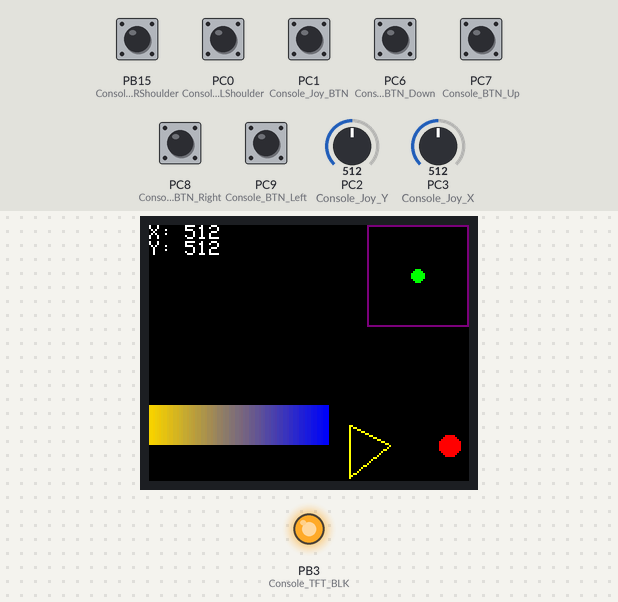
The program below on a simulated STM32 Black Pill. Parts: 160×128 colour display, output pins drawn as LEDs (lit = HIGH). The inputs (shaded band) are chosen by the test bench; at power-on: PB15 (Console_BTN_RShoulder), PC0 (Console_BTN_LShoulder), PC1 (Console_Joy_BTN), PC6 (Console_BTN_Down), PC7 (Console_BTN_Up), PC8 (Console_BTN_Right), PC9 (Console_BTN_Left) HIGH, PC2 (Console_Joy_Y) = 512, PC3 (Console_Joy_X) = 512.

Above: at 1.4 s.
1.5 s: PB15 (Console_BTN_RShoulder) pulled LOW for 0.15 s
At 1.58 s:
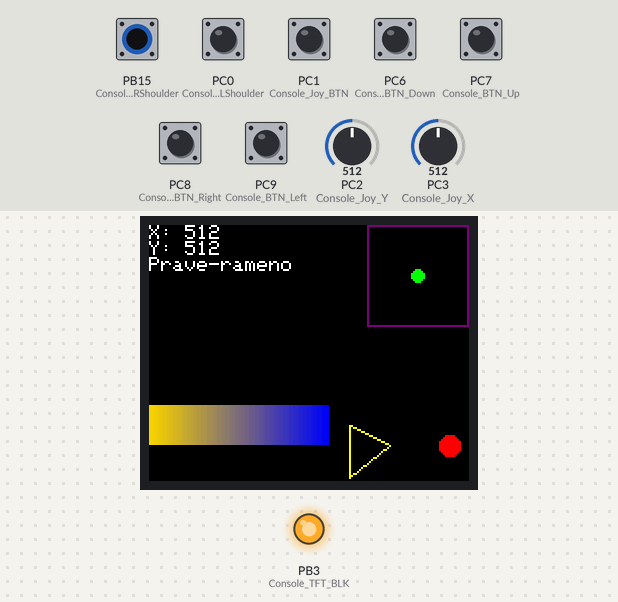
3.1 s: PC0 (Console_BTN_LShoulder) pulled LOW for 0.15 s
At 3.24 s:
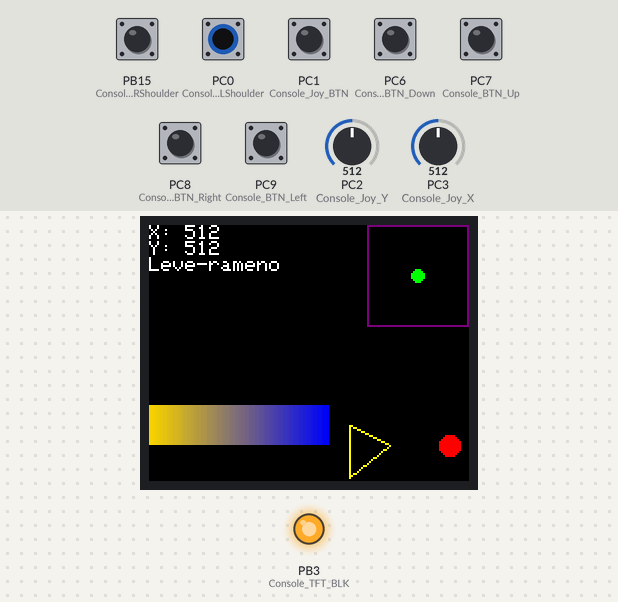
4.8 s: PC1 (Console_Joy_BTN) pulled LOW for 0.15 s
At 4.89 s:
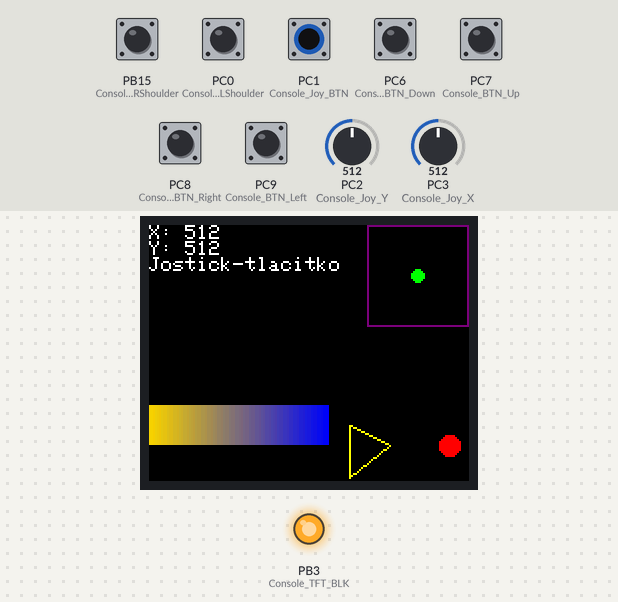
6.4 s: PC6 (Console_BTN_Down) pulled LOW for 0.15 s
At 6.55 s:
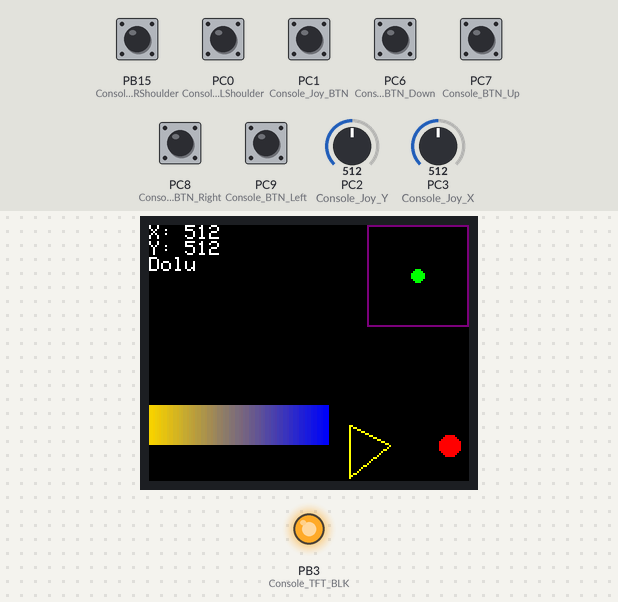
8.1 s: PC7 (Console_BTN_Up) pulled LOW for 0.15 s
At 8.2 s:
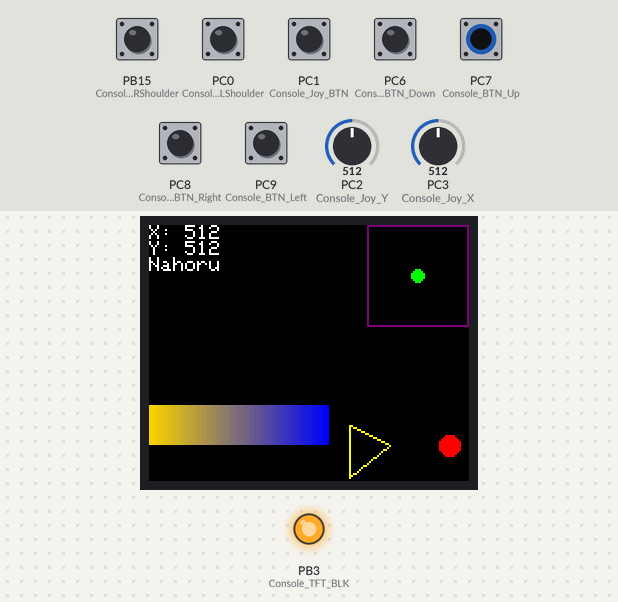
9.7 s: PC8 (Console_BTN_Right) pulled LOW for 0.15 s
At 9.79 s:
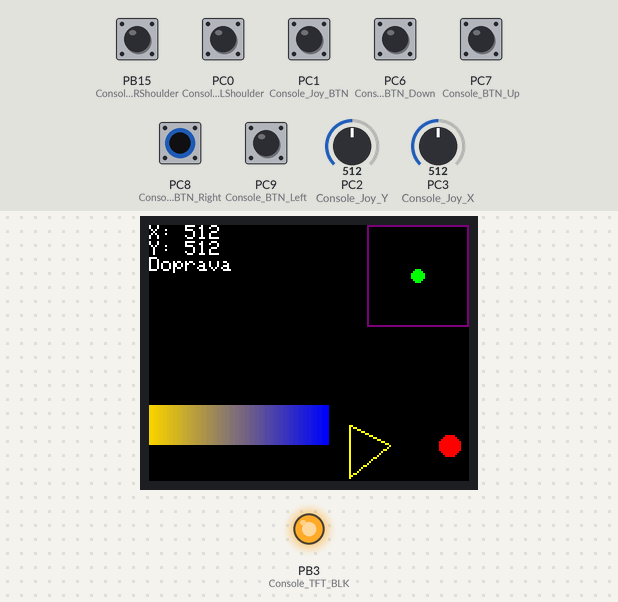
Timing chart, 0 to 12.3 s (numbered marks = the images above; inputs shaded):
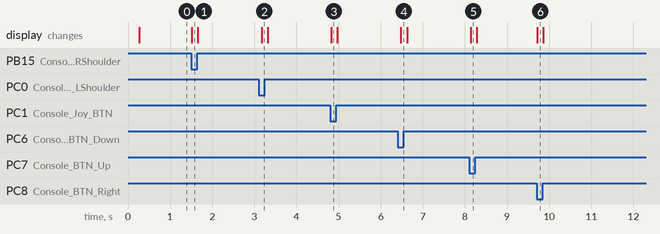

The program:

main.cpp
```cpp
#include <Arduino.h>
#include "console.h"
#include <SPI.h>
#include "TFT_eSPI.h"

TFT_eSPI tft = TFT_eSPI();
TFT_eSprite frame_buffer = TFT_eSprite(&tft);

void setup() {
  // put your setup code here, to run once:
  pinMode(Console_BTN_Up, INPUT);
  pinMode(Console_BTN_Down, INPUT);
  pinMode(Console_BTN_Left, INPUT);
  pinMode(Console_BTN_Right, INPUT);
  pinMode(Console_BTN_LShoulder, INPUT);
  pinMode(Console_BTN_RShoulder, INPUT);
  pinMode(Console_Joy_BTN, INPUT);
  pinMode(Console_Joy_X, INPUT);
  pinMode(Console_Joy_Y, INPUT);

  tft.init();
  tft.setRotation(3);

  frame_buffer.createSprite(160, 128);
  frame_buffer.fillRect(0,0,160,128,TFT_BLACK);
  frame_buffer.pushSprite(0,0);

  pinMode(Console_TFT_BLK, OUTPUT);
  analogWrite(Console_TFT_BLK, 255); // jas podsvícení 0-255
}

void loop() {
  // put your main code here, to run repeatedly:
  frame_buffer.fillRect(0,0,160,128,TFT_BLACK);
  frame_buffer.setCursor(0,0);
  frame_buffer.println("X: " + String(analogRead(Console_Joy_X)));
  frame_buffer.println("Y: " + String(analogRead(Console_Joy_Y)));

  frame_buffer.drawRect(109,0,51,51, TFT_PURPLE);
  frame_buffer.fillCircle(109 + analogRead(Console_Joy_X)/20, 0 + (1024-analogRead(Console_Joy_Y))/20, 3, TFT_GREEN);

  if(!digitalRead(Console_BTN_Up)){
    frame_buffer.println("Nahoru");
  }
  if(!digitalRead(Console_BTN_Down)){
    frame_buffer.println("Dolu");
  }
  if(!digitalRead(Console_BTN_Left)){
    frame_buffer.println("Doleva");
  }
  if(!digitalRead(Console_BTN_Right)){
    frame_buffer.println("Doprava");
  }
  if(!digitalRead(Console_BTN_LShoulder)){
    frame_buffer.println("Leve-rameno");
  }
  if(!digitalRead(Console_BTN_RShoulder)){
    frame_buffer.println("Prave-rameno");
  }
  if(!digitalRead(Console_Joy_BTN)){
    frame_buffer.println("Jostick-tlacitko");
  }
  frame_buffer.drawTriangle(100,100,120,110,100,126,TFT_YELLOW);
  frame_buffer.fillCircle(150, 110, 5, TFT_RED);
  frame_buffer.fillRectHGradient(0,90,90,20,TFT_GOLD, TFT_BLUE);

  frame_buffer.pushSprite(0,0);

  delay(10);
}
```

console.h
```cpp
#define Console_LED           PB0

#define Console_Buzzer        PB9

#define Console_BTN_RShoulder PB15
#define Console_BTN_LShoulder PC0
#define Console_BTN_Left      PC9
#define Console_BTN_Right     PC8
#define Console_BTN_Up        PC7
#define Console_BTN_Down      PC6

#define Console_Joy_BTN       PC1
#define Console_Joy_X         PC3
#define Console_Joy_Y         PC2

#define Console_TFT_BLK       PB3
#define Console_TFT_MISO      PC11
#define Console_TFT_MOSI      PC12
#define Console_TFT_SCK       PB12
#define Console_TFT_CS        PC10
#define Console_TFT_RST       PB5
#define Console_TFT_DC        PB4
```

Measured:
- after the input at 1.5 s, the display: changes at once (image 1)
- after the input at 3.1 s, the display: changes after 0.07 s (image 2)
- after the input at 4.8 s, the display: changes at once (image 3)
- after the input at 6.4 s, the display: changes after 0.08 s (image 4)
- after the input at 8.1 s, the display: changes at once (image 5)
- after the input at 9.7 s, the display: changes at once (image 6)
